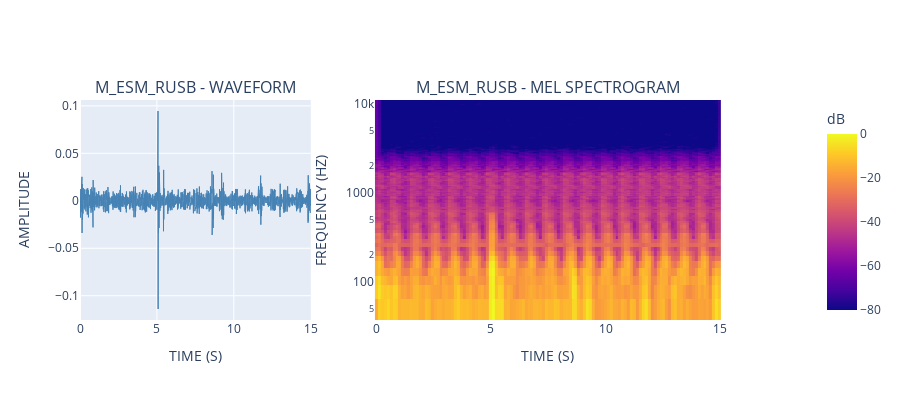

Notebook code cell kept with this figure:
### Code cell
# Create subplots with plotly for interactive visualization
fig = make_subplots(
    rows=1, cols=2,
    subplot_titles=(f'{random_id} - Waveform'.upper(), f'{random_id} - Mel Spectrogram'.upper()),
    column_widths=[0.5, 0.75]
)

# Waveform
time_axis = np.linspace(0, len(y) / sr, len(y))
fig.add_trace(
    go.Scatter(
        x=time_axis,
        y=y,
        mode='lines',
        line=dict(color='steelblue', width=1),
        name='Waveform'
    ),
    row=1, col=1
)

# Mel Spectrogram
fig.add_trace(
    go.Heatmap(
        z=S_dB,
        x=librosa.frames_to_time(np.arange(S_dB.shape[1]), sr=sr),
        y=librosa.mel_frequencies(n_mels=S_dB.shape[0]),
        colorbar=dict(title='dB', x=1.15),
        name='Mel Spectrogram'
    ),
    row=1, col=2
)

# Update layout
fig.update_xaxes(title_text='Time (s)'.upper(), row=1, col=1)
fig.update_yaxes(title_text='Amplitude'.upper(), row=1, col=1)
fig.update_xaxes(title_text='Time (s)'.upper(), row=1, col=2)
fig.update_yaxes(title_text='Frequency (Hz)'.upper(), type='log', row=1, col=2)

fig.update_layout(
    height=400,
    showlegend=False
)

fig.show()

### Figure 1 — Plotly figure (JSON) as saved in the notebook; plotly's stock layout.template omitted (floating-point values rounded to 4 significant figures; data arrays with more than 128 entries replaced by an {"elided": "..."} marker saying what was removed)
{"data": [{"line": {"color": "steelblue", "width": 1}, "mode": "lines", "name": "Waveform", "type": "scatter", "x": {"elided": "60000 float values"}, "xaxis": "x", "y": {"elided": "60000 float values"}, "yaxis": "y"}, {"colorbar": {"title": {"text": "dB"}, "x": 1.15}, "name": "Mel Spectrogram", "type": "heatmap", "x": [0.0, 0.128, 0.256, 0.384, 0.512, 0.64, 0.768, 0.896, 1.024, 1.152, 1.28, 1.408, 1.536, 1.664, 1.792, 1.92, 2.048, 2.176, 2.304, 2.432, 2.56, 2.688, 2.816, 2.944, 3.072, 3.2, 3.328, 3.456, 3.584, 3.712, 3.84, 3.968, 4.096, 4.224, 4.352, 4.48, 4.608, 4.736, 4.864, 4.992, 5.12, 5.248, 5.376, 5.504, 5.632, 5.76, 5.888, 6.016, 6.144, 6.272, 6.4, 6.528, 6.656, 6.784, 6.912, 7.04, 7.168, 7.296, 7.424, 7.552, 7.68, 7.808, 7.936, 8.064, 8.192, 8.32, 8.448, 8.576, 8.704, 8.832, 8.96, 9.088, 9.216, 9.344, 9.472, 9.6, 9.728, 9.856, 9.984, 10.11, 10.24, 10.37, 10.5, 10.62, 10.75, 10.88, 11.01, 11.14, 11.26, 11.39, 11.52, 11.65, 11.78, 11.9, 12.03, 12.16, 12.29, 12.42, 12.54, 12.67, 12.8, 12.93, 13.06, 13.18, 13.31, 13.44, 13.57, 13.7, 13.82, 13.95, 14.08, 14.21, 14.34, 14.46, 14.59, 14.72, 14.85, 14.98], "xaxis": "x2", "y": [0.0, 26.2, 52.4, 78.6, 104.8, 131.0, 157.2, 183.4, 209.6, 235.8, 262.0, 288.2, 314.4, 340.6, 366.8, 393.0, 419.2, 445.4, 471.6, 497.8, 524.0, 550.2, 576.4, 602.6, 628.8, 655.0, 681.2, 707.4, 733.6, 759.8, 786.0, 812.2, 838.4, 864.6, 890.8, 917.0, 943.2, 969.4, 995.6, 1023.0, 1051.0, 1080.0, 1109.0, 1139.0, 1171.0, 1203.0, 1236.0, 1270.0, 1304.0, 1340.0, 1377.0, 1414.0, 1453.0, 1493.0, 1534.0, 1576.0, 1619.0, 1663.0, 1709.0, 1756.0, 1804.0, 1853.0, 1904.0, 1956.0, 2010.0, 2065.0, 2121.0, 2179.0, 2239.0, 2300.0, 2363.0, 2428.0, 2495.0, 2563.0, 2633.0, 2705.0, 2779.0, 2855.0, 2934.0, 3014.0, 3096.0, 3181.0, 3268.0, 3358.0, 3450.0, 3544.0, 3641.0, 3741.0, 3844.0, 3949.0, 4057.0, 4168.0, 4282.0, 4400.0, 4520.0, 4644.0, 4771.0, 4902.0, 5036.0, 5174.0, 5316.0, 5461.0, 5611.0, 5764.0, 5922.0, 6084.0, 6251.0, 6422.0, 6598.0, 6779.0, 6965.0, 7155.0, 7351.0, 7553.0, 7759.0, 7972.0, 8190.0, 8415.0, 8645.0, 8882.0, 9125.0, 9375.0, 9632.0, 9896.0, 10170.0, 10450.0, 10730.0, 11020.0], "yaxis": "y2", "z": {"elided": "128x118 float values"}}], "layout": {"annotations": [{"font": {"size": 16}, "showarrow": false, "text": "M_ESM_RUSB - WAVEFORM", "x": 0.18, "xanchor": "center", "xref": "paper", "y": 1, "yanchor": "bottom", "yref": "paper"}, {"font": {"size": 16}, "showarrow": false, "text": "M_ESM_RUSB - MEL SPECTROGRAM", "x": 0.73, "xanchor": "center", "xref": "paper", "y": 1, "yanchor": "bottom", "yref": "paper"}], "height": 400, "showlegend": false, "xaxis": {"anchor": "y", "domain": [0, 0.36], "title": {"text": "TIME (S)"}}, "xaxis2": {"anchor": "y2", "domain": [0.46, 1], "title": {"text": "TIME (S)"}}, "yaxis": {"anchor": "x", "domain": [0, 1], "title": {"text": "AMPLITUDE"}}, "yaxis2": {"anchor": "x2", "domain": [0, 1], "title": {"text": "FREQUENCY (HZ)"}, "type": "log"}}}
